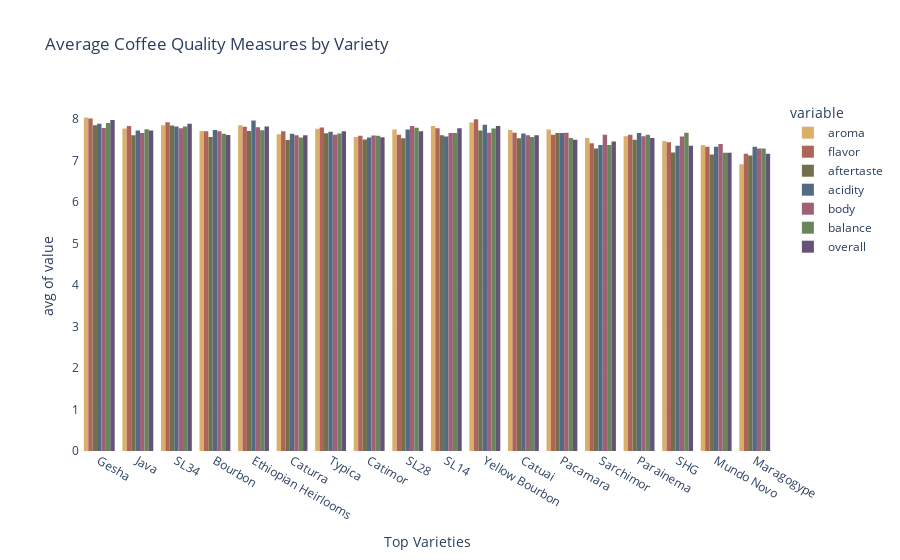

The cell this chart's notebook holds for it:
### Markdown cell above
### Coffee Quality by Variety

### Code cell
# Compare average coffee quality across top varieties
quality_by_variety = px.histogram(coffee[coffee['variety'].isin(top_varieties)], x='variety', 
                                  y=['aroma', 'flavor', 'aftertaste', 'acidity', 'body', 'balance', 'overall'], 
                                  histfunc="avg", title='Average Coffee Quality Measures by Variety', 
                                  labels={'variety':'Top Varieties'},
                                  barmode='group', color_discrete_sequence=[px.colors.qualitative.Antique[1],
                                                                            px.colors.qualitative.Antique[2],
                                                                            px.colors.qualitative.Antique[3],
                                                                            px.colors.qualitative.Antique[4],
                                                                            px.colors.qualitative.Antique[8],
                                                                            px.colors.qualitative.Antique[6],
                                                                            px.colors.qualitative.Antique[5]])

quality_by_variety.update_layout({
    'plot_bgcolor':'rgba(0, 0, 0, 0)',
    'paper_bgcolor':'rgba(0, 0, 0, 0)'
})

country.update_layout(xaxis={'categoryorder':'total descending'})

quality_by_variety.show()

### Figure 1 — Plotly figure (JSON) as saved in the notebook; plotly's stock layout.template omitted (floating-point values rounded to 4 significant figures; data arrays with more than 128 entries replaced by an {"elided": "..."} marker saying what was removed)
{"data": [{"alignmentgroup": "True", "bingroup": "x", "histfunc": "avg", "hovertemplate": "variable=aroma<br>Top Varieties=%{x}<br>avg of value=%{y}<extra></extra>", "legendgroup": "aroma", "marker": {"color": "rgb(217, 175, 107)", "pattern": {"shape": ""}}, "name": "aroma", "offsetgroup": "aroma", "orientation": "v", "showlegend": true, "type": "histogram", "x": {"elided": "153 str values"}, "xaxis": "x", "y": {"elided": "153 float values"}, "yaxis": "y"}, {"alignmentgroup": "True", "bingroup": "x", "histfunc": "avg", "hovertemplate": "variable=flavor<br>Top Varieties=%{x}<br>avg of value=%{y}<extra></extra>", "legendgroup": "flavor", "marker": {"color": "rgb(175, 100, 88)", "pattern": {"shape": ""}}, "name": "flavor", "offsetgroup": "flavor", "orientation": "v", "showlegend": true, "type": "histogram", "x": {"elided": "153 str values"}, "xaxis": "x", "y": {"elided": "153 float values"}, "yaxis": "y"}, {"alignmentgroup": "True", "bingroup": "x", "histfunc": "avg", "hovertemplate": "variable=aftertaste<br>Top Varieties=%{x}<br>avg of value=%{y}<extra></extra>", "legendgroup": "aftertaste", "marker": {"color": "rgb(115, 111, 76)", "pattern": {"shape": ""}}, "name": "aftertaste", "offsetgroup": "aftertaste", "orientation": "v", "showlegend": true, "type": "histogram", "x": {"elided": "153 str values"}, "xaxis": "x", "y": {"elided": "153 float values"}, "yaxis": "y"}, {"alignmentgroup": "True", "bingroup": "x", "histfunc": "avg", "hovertemplate": "variable=acidity<br>Top Varieties=%{x}<br>avg of value=%{y}<extra></extra>", "legendgroup": "acidity", "marker": {"color": "rgb(82, 106, 131)", "pattern": {"shape": ""}}, "name": "acidity", "offsetgroup": "acidity", "orientation": "v", "showlegend": true, "type": "histogram", "x": {"elided": "153 str values"}, "xaxis": "x", "y": {"elided": "153 float values"}, "yaxis": "y"}, {"alignmentgroup": "True", "bingroup": "x", "histfunc": "avg", "hovertemplate": "variable=body<br>Top Varieties=%{x}<br>avg of value=%{y}<extra></extra>", "legendgroup": "body", "marker": {"color": "rgb(160, 97, 119)", "pattern": {"shape": ""}}, "name": "body", "offsetgroup": "body", "orientation": "v", "showlegend": true, "type": "histogram", "x": {"elided": "153 str values"}, "xaxis": "x", "y": {"elided": "153 float values"}, "yaxis": "y"}, {"alignmentgroup": "True", "bingroup": "x", "histfunc": "avg", "hovertemplate": "variable=balance<br>Top Varieties=%{x}<br>avg of value=%{y}<extra></extra>", "legendgroup": "balance", "marker": {"color": "rgb(104, 133, 92)", "pattern": {"shape": ""}}, "name": "balance", "offsetgroup": "balance", "orientation": "v", "showlegend": true, "type": "histogram", "x": {"elided": "153 str values"}, "xaxis": "x", "y": {"elided": "153 float values"}, "yaxis": "y"}, {"alignmentgroup": "True", "bingroup": "x", "histfunc": "avg", "hovertemplate": "variable=overall<br>Top Varieties=%{x}<br>avg of value=%{y}<extra></extra>", "legendgroup": "overall", "marker": {"color": "rgb(98, 83, 119)", "pattern": {"shape": ""}}, "name": "overall", "offsetgroup": "overall", "orientation": "v", "showlegend": true, "type": "histogram", "x": {"elided": "153 str values"}, "xaxis": "x", "y": {"elided": "153 float values"}, "yaxis": "y"}], "layout": {"barmode": "group", "legend": {"title": {"text": "variable"}, "tracegroupgap": 0}, "paper_bgcolor": "rgba(0, 0, 0, 0)", "plot_bgcolor": "rgba(0, 0, 0, 0)", "title": {"text": "Average Coffee Quality Measures by Variety"}, "xaxis": {"anchor": "y", "domain": [0, 1], "title": {"text": "Top Varieties"}}, "yaxis": {"anchor": "x", "domain": [0, 1], "title": {"text": "avg of value"}}}}
